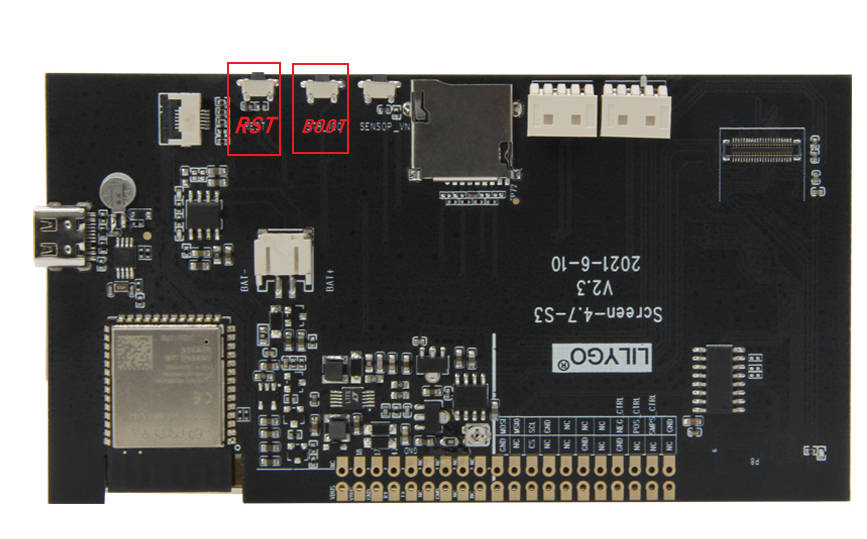
#> input picture images/product.jpg, 867 x 539 px
$ python imgconvert.py -i ../images/product.jpg
#> lines starting #> are read from the running program, lines starting #| are printed output that depends on the picture
#!python3

from PIL import Image, ImageOps
from argparse import ArgumentParser
import sys
import math

SCREEN_WIDTH = 1200
SCREEN_HEIGHT = 825

if SCREEN_WIDTH % 2:
    print("image width must be even!", file=sys.stderr)
    sys.exit(1)

parser = ArgumentParser()
parser.add_argument('-i', action="store", dest="inputfile")
parser.add_argument('-n', action="store", dest="name")
parser.add_argument('-o', action="store", dest="outputfile")

args = parser.parse_args()

im = Image.open(args.inputfile)
#> im is the input picture: PIL image 867x539 RGB; mean R, G, B 112.7, 111.5, 109.2
# convert to grayscale
im = im.convert(mode='L')
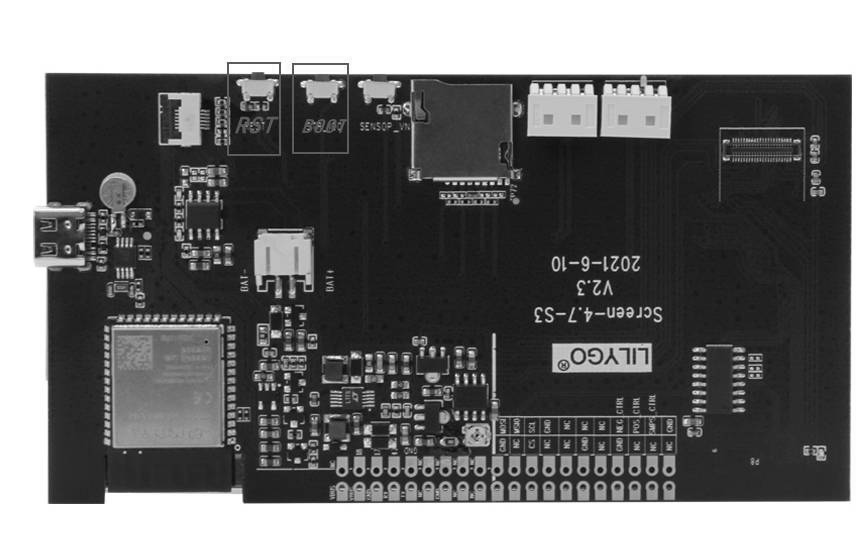
#> im: PIL image 867x539 L; min 1, max 255, mean 111.6
im.thumbnail((SCREEN_WIDTH, SCREEN_HEIGHT), Image.LANCZOS)

# Write out the output file.
#> (the run stopped early here; a loop or call above may not have finished)
